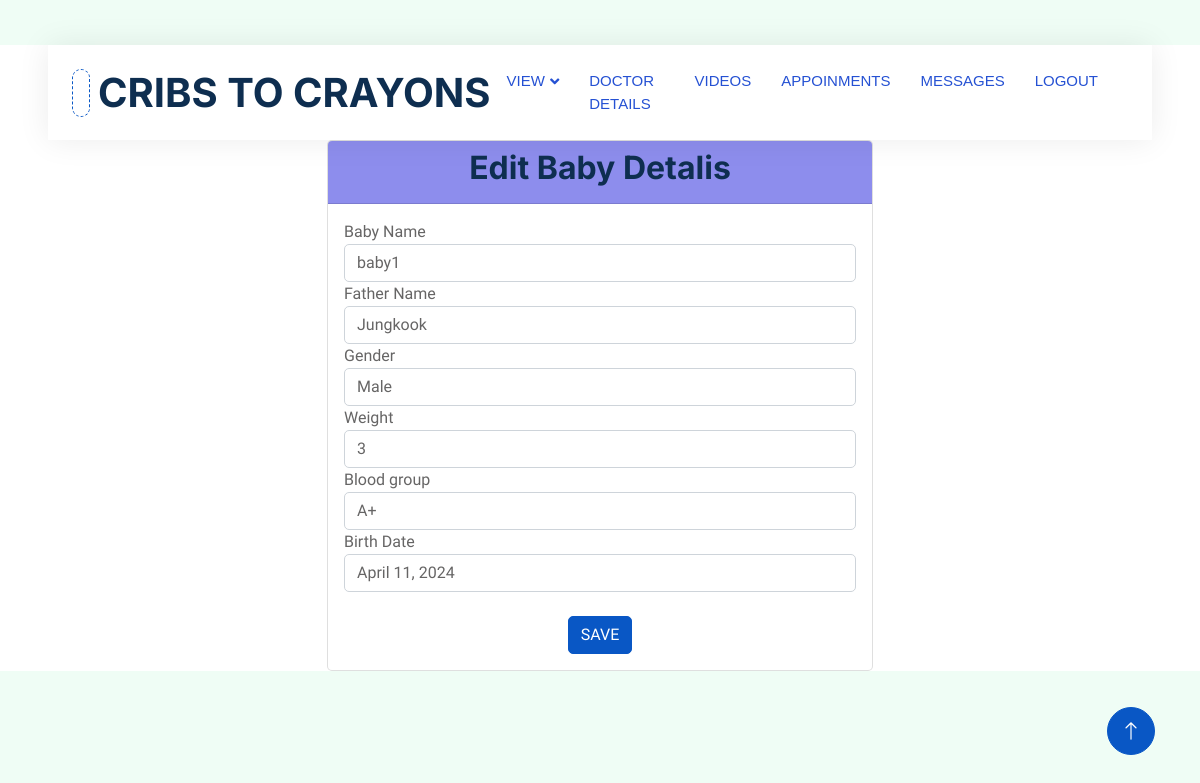
The app's page /editbabydetails (signed in) with its own data.
### app1/models.py (models this page shows, shortened)
class Baby_details(models.Model):
    parent_id=models.ForeignKey(Parent,on_delete=models.CASCADE)
    hospital_id=models.ForeignKey(Hospital,on_delete=models.CASCADE)
    baby_name=models.CharField(max_length=20)
    father_name=models.CharField(max_length=20,null=True,blank=True)
    gender=models.CharField(max_length=20,null=True,blank=True)
    blood_group=models.CharField(max_length=20,null=True,blank=True)
    weight=models.IntegerField()
    birth_date=models.DateField()

### app1/views.py (the view)
# urls.py: path('editbabydetails',views.edit_baby,name="editbabydetails"),
@login_required(login_url='login/')
def edit_baby(request):
    log_id=LoginUser.objects.get(id=request.user.id)
    parent=Parent.objects.get(login_id=log_id)
    baby=Baby_details.objects.get(parent_id=parent)
    if request.method=='POST':
        baby_name=request.POST['baby_name']
        father_name=request.POST['father_name']
        birth_date=request.POST['birth_date']
        gender=request.POST['gender']
        weight=request.POST['weight']
        blood_group=request.POST['blood_group']
        baby.baby_name=baby_name
        baby.father_name=father_name
        baby.birth_date=birth_date
        baby.gender=gender
        baby.weight=weight
        baby.blood_group=blood_group
        baby.save()
        return redirect(baby_details)
    else:
        return render(request,'Parent/editbabydetails.html',{'baby':baby})

### template/Parent/editbabydetails.html (shortened to what this page needs)
<!DOCTYPE html>
<html lang="en">
{% load static %}
<head>
    <link href="https://cdnjs.cloudflare.com/ajax/libs/font-awesome/5.10.0/css/all.min.css" rel="stylesheet">
    <link href="https://cdn.jsdelivr.net/npm/bootstrap-icons@1.4.1/font/bootstrap-icons.css" rel="stylesheet">
    <link href="{% static 'js/animate.min.css' %}" rel="stylesheet">
    <link href="{% static 'js/owl.carousel.min.css' %}" rel="stylesheet">
    <link href="{% static 'css/bootstrap.min.css' %}" rel="stylesheet">
    <link href="{% static 'css/style.css' %}" rel="stylesheet">
</head>
<body>
    <div class="container-xxl bg-white p-0">
        <div class="container-fluid nav-bar bg-transparent">
            <nav class="navbar navbar-expand-lg bg-white navbar-light py-0 px-4">
                <a href="" class="navbar-brand d-flex align-items-center text-center">
                    <div class="icon p-2 me-2">
                    </div>
                    <h1 class="m-0 " >CRIBS TO CRAYONS</h1>
                </a>
                <div class="collapse navbar-collapse" id="navbarCollapse">
                  <div class="navbar-nav ms-auto">
                    <div class="nav-item dropdown">
                      <a href="#" class="nav-link dropdown-toggle" data-bs-toggle="dropdown">VIEW</a>
                  </div>
                      <a href="{% url 'doctorlist' %}"class="nav-item nav-link">DOCTOR DETAILS</a>
                      <a href="{% url 'pviewvideos' %}" class="nav-item nav-link">VIDEOS</a>
                      <a href="{% url 'myappoinments' %}" class="nav-item nav-link">APPOINMENTS</a>
                      <a href="#" class="nav-item nav-link">MESSAGES</a>
                  <a href="{% url 'login'%}" class="nav-item nav-link" >LOGOUT</a>
              </div>
            </div>
            </nav>
        </div>
  <div class="container">
    <div class="row justify-content-center">
      <div class="col-md-6 registration-container">
        <div class="card">
          <div class="card-header" style="background-color: rgb(141, 141, 237);">
            <h2 class="text-center">Edit Baby Detalis</h2>
          </div>
          <div class="card-body">
            <form action="{% url 'editbabydetails'%}" method="POST">
              <div class="form-group">
                <label for="username">Baby Name</label>
                <input type="text" class="form-control" id="username" name="baby_name" value="{{ baby.baby_name }}">
              </div><div class="form-group">
                <label for="username">Father Name</label>
                <input type="text" class="form-control" id="username" name="father_name" value="{{ baby.father_name }}">
              </div>
              <div class="form-group">
                <label for="username">Gender </label>
                <input type="text" class="form-control" id="username" name="gender" value="{{ baby.gender }}">
              </div>
              <div class="form-group">
                <label for="username">Weight</label>
                <input type="text" class="form-control" id="username" name="weight" value="{{ baby.weight }}">
              </div>
              <div class="form-group">
                <label for="username">Blood group</label>
                <input type="text" class="form-control" id="username" name="blood_group" value="{{ baby.blood_group }}">
              </div>
              <div class="form-group">
                <label for="username">Birth Date</label>
                <input type="text" class="form-control" id="username" name="birth_date" value="{{ baby.birth_date }}">
              </div>
              <div class="d-flex mt-4">
              <button type="submit" class="btn btn-primary btn-block mx-auto">SAVE</button>
            </div>
            </form>
          </div>
        </div>
      </div>
    </div>
  </div>
  <a href="#" class="btn btn-lg btn-primary btn-lg-square back-to-top"><i class="bi bi-arrow-up"></i></a>
</div>
</body>
</html>

### static/css/style.css (style rules this page uses)
:root { --primary: #0957c5; --secondary: #2264ff; --light: #EFFDF5; --dark: #2551d3; }
.back-to-top { position: fixed; display: none; right: 45px; bottom: 45px; z-index: 99; }
.btn { transition: .5s; }
.btn.btn-primary, .btn.btn-secondary { color: #FFFFFF; }
.btn-lg-square { width: 48px; height: 48px; }
.btn-square, .btn-sm-square, .btn-lg-square { padding: 0; display: flex; align-items: center; justify-content: center; font-weight: normal; border-radius: 50px; }
.nav-bar { position: relative; margin-top: 45px; padding: 0 3rem; transition: .5s; z-index: 9999; }
.navbar { box-shadow: 0 0 30px rgba(0, 0, 0, .08); }
.navbar .dropdown-toggle::after { border: none; content: "\f107"; font-family: "Font Awesome 5 Free"; font-weight: 900; vertical-align: middle; margin-left: 5px; transition: .5s; }
.navbar-light .navbar-nav .nav-link { margin-right: 30px; padding: 25px 0; color: #5288e0; font-size: 15px; text-transform: uppercase; outline: none; }
.navbar-light .navbar-brand { height: 75px; }
.navbar-light .navbar-nav .nav-link { color: var(--dark); font-weight: 500; }
.icon { padding: 15px; display: inline-flex; align-items: center; justify-content: center; background: #FFFFFF !important; border-radius: 50px; border: 1px dashed var(--primary) !important; }

### template/Parent/editbabydetails.html (style rules this page uses)
.container-fluid { background-color: rgb(126, 28, 223); font-family: Caveat; font-family: Arial, sans-serif; background-color:#c8cbeadd; color: rgb(17, 86, 15); }
.container { margin-top: 0px; }

### records on screen
Baby_details: baby_name "baby1", father_name "Jungkook", gender "Male", weight "3", blood_group "A+", birth_date "April 11, 2024"
